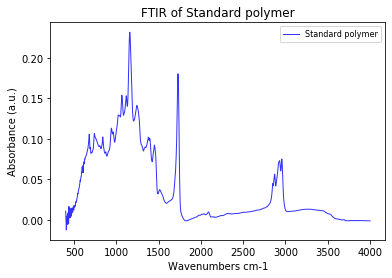

The script that drew this image:
import matplotlib.pyplot as plt
import numpy as np
import pandas as pd

##################################
###Import original data
###Basic sample information
FTIR = pd.read_csv(r'C:/Users/htian/Desktop/book in reading/WVU Share facility data/FTIR data1.csv')

###### to read full table information
print(FTIR)
print(FTIR.info(),'n')

######## very carefully read full list of first few lines#####
##### to identify the data your collected######
print(FTIR.loc[0])
print(FTIR.loc[1])
print(FTIR.loc[0:1])   ## see the unit corresponding relationship


### Identify key parmeters

sample_name = "Standard polymer"
ramping_rate = "RT"
wavenumber_label_unit = "cm-1"
Absorbance_Unit = " a.u."
Weigt_uni = 'mg'

# drop the first few lines , which is the 3 line##
FTIR2 = FTIR.drop([0,1,2,3])
print(FTIR2)

### reindix from beginning###

FTIR3 = FTIR2.reset_index(drop = True)

print(FTIR3)

### rename the columns###

FTIR3.columns= ['Wavenumbers','Absorbance']

print(FTIR3)

### change from "object" to "float" type, this is critical

FTIR3[['Wavenumbers','Absorbance']] = FTIR3[['Wavenumbers','Absorbance']].astype(float)

###

plt.figure(figsize=(20,8),dpi=400)



###### Plot the Spectra and add all labels###

x= FTIR3['Wavenumbers']
y= FTIR3['Absorbance']

print(y)
####y2 = TGA_CLC3['Temperature']

##ax1.plot(x,y1,'b-')

#FTIR3.plot(x,y, color = 'b')

FTIR3.plot(kind = "line", x = 'Wavenumbers', y='Absorbance',
               linewidth=1, alpha=0.8,color = 'b')       

plt.title("FTIR of " + sample_name)
plt.legend(labels= [sample_name], loc='best',fontsize=8)
plt.xlabel('Wavenumbers cm-1', fontsize=10)
plt.ylabel('Absorbance (a.u.)',fontsize=10)


plt.show()
